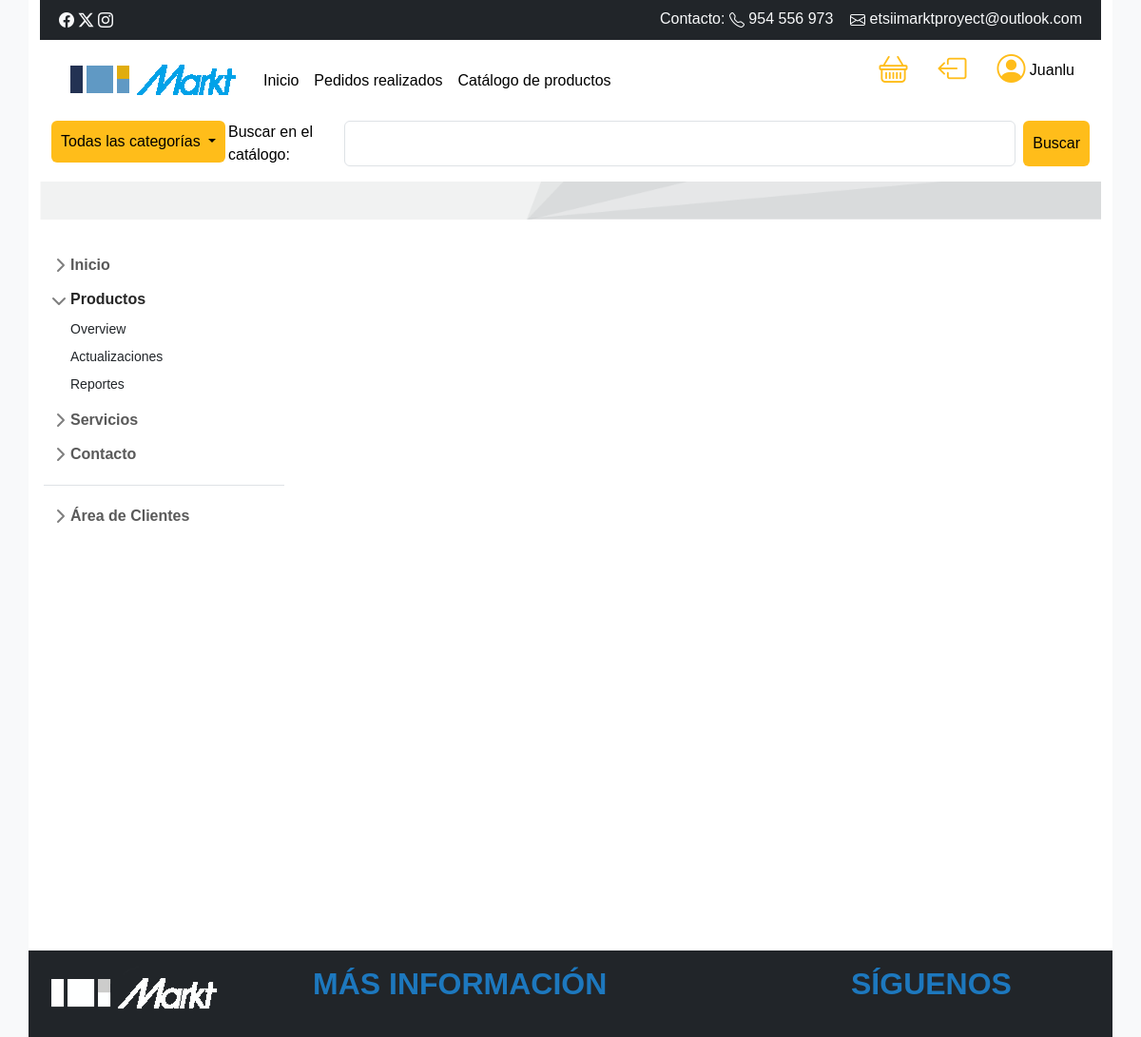
The page /seguimiento/ (signed in) on the database as committed earlier.
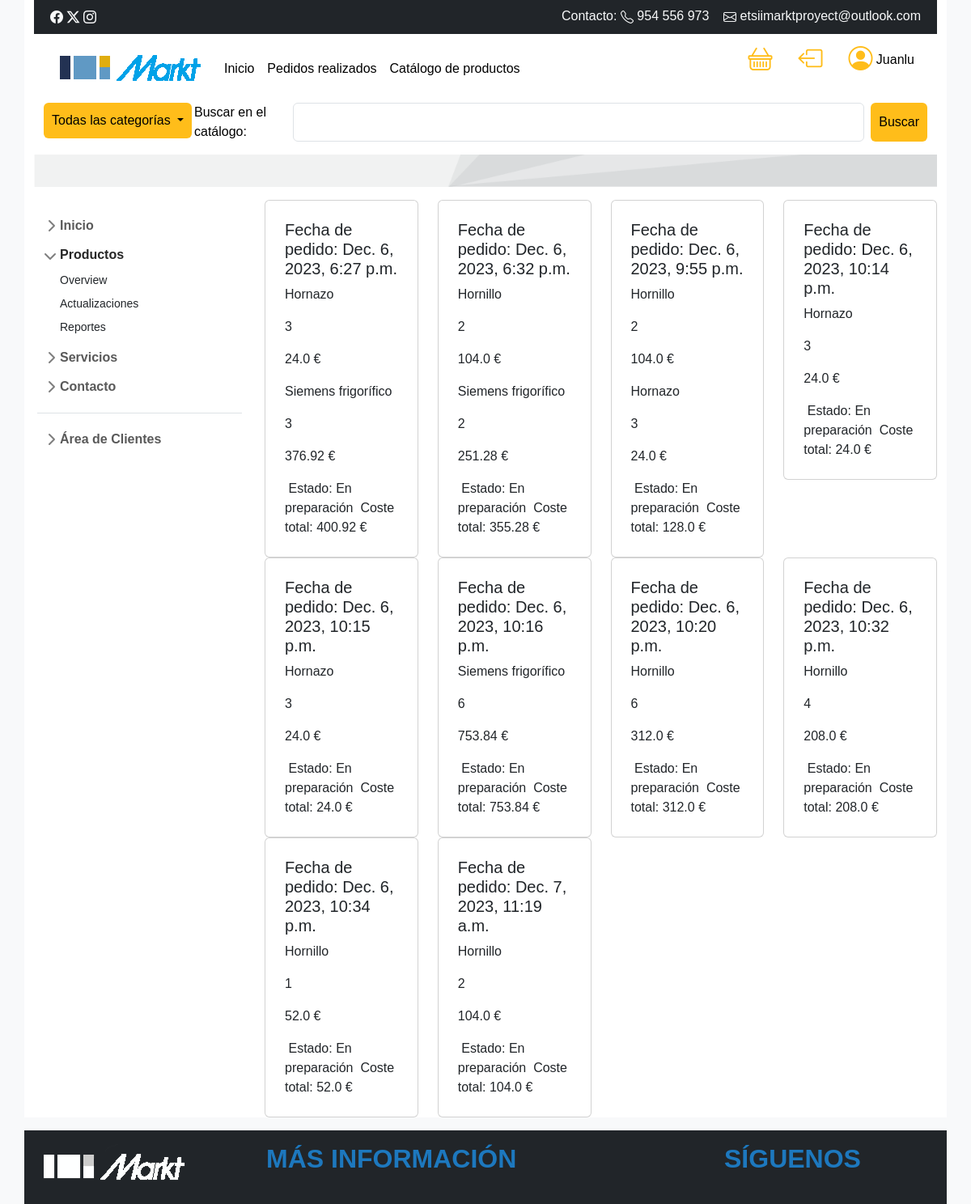
The same page on the database as committed later.
### pedidos/models.py (models this page shows, shortened)
class Pedido(models.Model):
    user=models.ForeignKey(User,on_delete=models.SET_NULL, null=True, blank=True)
    fecha_pedido=models.DateTimeField(auto_now_add=True)
    completado=models.BooleanField(default=False)
    id_transaccion=models.CharField(max_length=100, null=True)
    estado = models.CharField(max_length=20, choices=[(estado.value, estado.value) for estado in EstadoProducto], null=True, blank=True)
    @property
    def get_total_carrito(self):
        productopedidos=self.productopedido_set.all()
        total=sum([p.get_total for p in productopedidos])
        return total
    def get_estado(self):
        if str(EstadoProducto.EN_PREPARACION)==self.estado:
            return 'En preparación'
        if str(EstadoProducto.ENTREGADO)==self.estado:
            return 'Entregado'
        if str(EstadoProducto.ENVIADO)==self.estado:
            return 'Enviado'
    def get_lista_de_productos_carrito(self):
        productos = [producto_pedido for producto_pedido in self.productopedido_set.all()]
        return productos

class ProductoPedido(models.Model):
    producto = models.ForeignKey(Producto, on_delete=models.SET_NULL, null=True)
    pedido= models.ForeignKey(Pedido, on_delete=models.SET_NULL, null=True)
    cantidad = models.IntegerField(default=0, null=True, blank=True)
    @property
    def get_total(self):
        total=self.producto.precio*self.cantidad
        return total

### productos/models.py (models this page shows, shortened)
class Producto(models.Model):
    categoria = models.ForeignKey(Categoria,related_name='productos', on_delete=models.SET_DEFAULT, default=Categoria.get_default_categoria)
    fabricante = models.ForeignKey(Fabricante,related_name='productos', on_delete=models.SET_DEFAULT, default=Fabricante.get_default_fabricante)
    nombre = models.CharField(max_length=100)
    precio = models.FloatField()
    descripcion = models.TextField(blank=True, null=True)
    cantidad = models.IntegerField(default=1)
    imagen = models.ImageField(upload_to='productos_imagenes', blank=True, null=True)
    class Meta:
        ordering = ['nombre']
        verbose_name_plural = 'Productos'

### pedidos/views.py (the view, shortened to what this page needs)
# urls.py: path('seguimiento/', pedidos_usuario, name='seguimiento'),
def pedidos_usuario(request):
    if request.user.is_authenticated:
        user=request.user
        pedidos = Pedido.objects.all().filter(Q(user=user) & Q(completado=True))
    return render(request, 'envios/seguimiento.html', {'pedidos': pedidos})

### templates/envios/seguimiento.html (shortened to what this page needs)
{% extends "base.html" %}
{% block content %}
<div class="row">
  {% for pedido in pedidos %}
      <div class="col-3">
          <div class="card p-2">
              <div class="card-body">
              <h5 class="card-title">Fecha de pedido: {{ pedido.fecha_pedido }}</h5>
              {% for item in pedido.get_lista_de_productos_carrito %}
            <tr>
                <p class="card-text">{{ item.producto.nombre }}</p>
                <p class="card-text">{{ item.cantidad }}</p>
                <p class="card-text">{{ item.get_total }} €</p>
            {% endfor %}
                <td>Estado: {{ pedido.get_estado }}</td>
                <td>Coste total: {{ pedido.get_total_carrito }} €</td>
            </tr>
              </div>
          </div>
      </div>
  {% endfor %}
</div>
{% endblock %}

Rows that differ between the two databases and show on the page:
now on this page (row edited): Pedido: fecha_pedido "Dec. 6, 2023, 6:27 p.m.", get_estado "En preparación", get_total_carrito "400.92"
added ProductoPedido: producto.nombre "Hornazo", cantidad "3", get_total "24.0", shown under "Dec. 6, 2023, 6:27 p.m."
added ProductoPedido: producto.nombre "Siemens frigorífico", cantidad "3", get_total "376.92", shown under "Dec. 6, 2023, 6:27 p.m."
added Pedido: fecha_pedido "Dec. 6, 2023, 6:32 p.m.", get_estado "En preparación", get_total_carrito "355.28"
added ProductoPedido: producto.nombre "Hornillo", cantidad "2", get_total "104.0", shown under "Dec. 6, 2023, 6:32 p.m."
added ProductoPedido: producto.nombre "Siemens frigorífico", cantidad "2", get_total "251.28", shown under "Dec. 6, 2023, 6:32 p.m."
added Pedido: fecha_pedido "Dec. 6, 2023, 9:55 p.m.", get_estado "En preparación", get_total_carrito "128.0"
added ProductoPedido: producto.nombre "Hornillo", cantidad "2", get_total "104.0", shown under "Dec. 6, 2023, 9:55 p.m."
added ProductoPedido: producto.nombre "Hornazo", cantidad "3", get_total "24.0", shown under "Dec. 6, 2023, 9:55 p.m."
added Pedido: fecha_pedido "Dec. 6, 2023, 10:14 p.m.", get_estado "En preparación", get_total_carrito "24.0"
added ProductoPedido: producto.nombre "Hornazo", cantidad "3", get_total "24.0", shown under "Dec. 6, 2023, 10:14 p.m."
added Pedido: fecha_pedido "Dec. 6, 2023, 10:15 p.m.", get_estado "En preparación", get_total_carrito "24.0"
added ProductoPedido: producto.nombre "Hornazo", cantidad "3", get_total "24.0", shown under "Dec. 6, 2023, 10:15 p.m."
added Pedido: fecha_pedido "Dec. 6, 2023, 10:16 p.m.", get_estado "En preparación", get_total_carrito "753.84"
added ProductoPedido: producto.nombre "Siemens frigorífico", cantidad "6", get_total "753.84", shown under "Dec. 6, 2023, 10:16 p.m."
added Pedido: fecha_pedido "Dec. 6, 2023, 10:20 p.m.", get_estado "En preparación", get_total_carrito "312.0"
added ProductoPedido: producto.nombre "Hornillo", cantidad "6", get_total "312.0", shown under "Dec. 6, 2023, 10:20 p.m."
added Pedido: fecha_pedido "Dec. 6, 2023, 10:32 p.m.", get_estado "En preparación", get_total_carrito "208.0"
added ProductoPedido: producto.nombre "Hornillo", cantidad "4", get_total "208.0", shown under "Dec. 6, 2023, 10:32 p.m."
added Pedido: fecha_pedido "Dec. 6, 2023, 10:34 p.m.", get_estado "En preparación", get_total_carrito "52.0"
added ProductoPedido: producto.nombre "Hornillo", cantidad "1", get_total "52.0", shown under "Dec. 6, 2023, 10:34 p.m."
added Pedido: fecha_pedido "Dec. 7, 2023, 11:19 a.m.", get_estado "En preparación", get_total_carrito "104.0"
added ProductoPedido: producto.nombre "Hornillo", cantidad "2", get_total "104.0", shown under "Dec. 7, 2023, 11:19 a.m."
